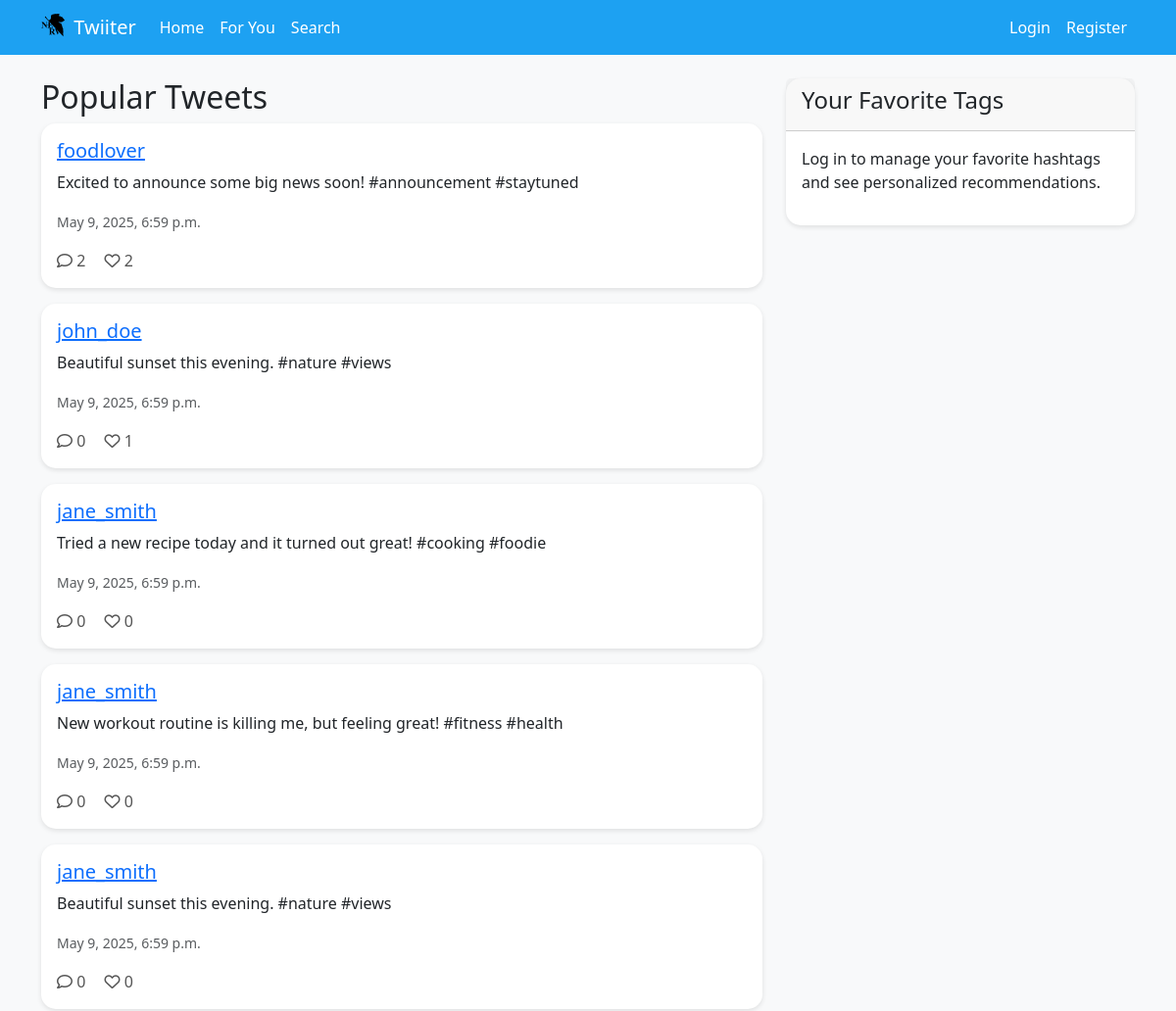
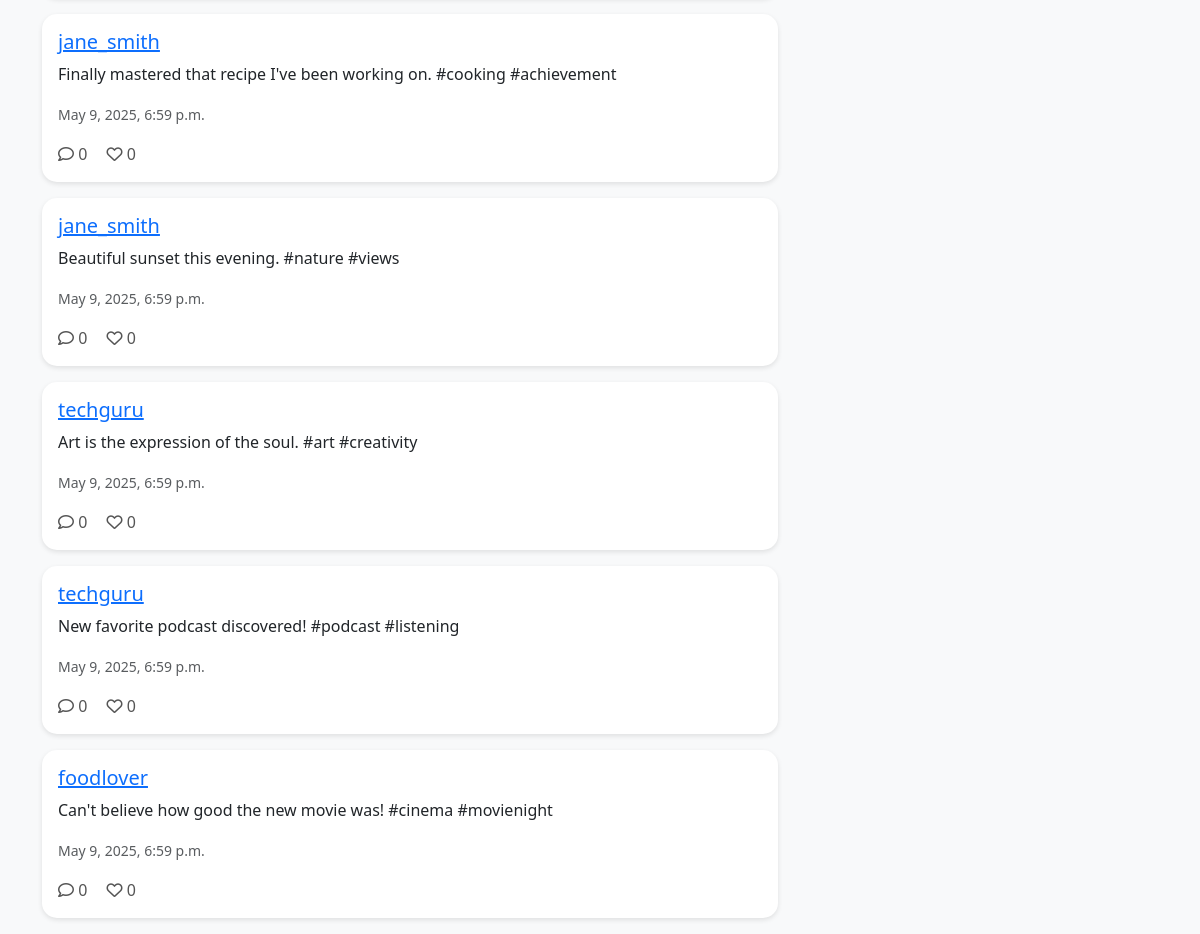
The app's page /for-you/ with its own data (2 pictures, top to bottom).
### twiiter/models.py (models this page shows, shortened)
class Tweet(models.Model):
    content = models.CharField(max_length=280)
    created_at = models.DateTimeField(auto_now_add=True)
    author = models.ForeignKey(User, on_delete=models.CASCADE, related_name='tweets')
    image_url = models.CharField(max_length=255, blank=True, null=True)
    class Meta:
        ordering = ['-created_at']

### twiiter/views.py (the view, shortened to what this page needs)
# urls.py: path('for-you/', views.for_you, name='for_you'),
def for_you(request):
    popular_tweets = Tweet.objects.annotate(
        likes_count=models.Count('likes')
    ).order_by('-likes_count')[:10]
    recommended_tweets = []
    user_liked_tweets = []
    if request.user.is_authenticated:
        user_liked_tweets = Like.objects.filter(user=request.user).values_list('tweet_id', flat=True)
    return render(request, 'twiiter/for_you.html', {
        'popular_tweets': popular_tweets,
        'recommended_tweets': recommended_tweets,
        'user_liked_tweets': user_liked_tweets
    })

### twiiter/templates/twiiter/for_you.html (shortened to what this page needs)
{% extends 'twiiter/base.html' %}
{% block content %}
<div class="row">
    <div class="col-md-8">
        <h2>Popular Tweets</h2>
        {% if popular_tweets %}
            {% for tweet in popular_tweets %}
                <div class="card mb-3">
                    <div class="card-body">
                        <a href="{% url 'twiiter:tweet_detail' tweet.id %}" class="tweet-link text-decoration-none text-dark">
                            <h5 class="card-title">
                                <a href="{% url 'twiiter:profile' tweet.author.username %}">
                                    {{ tweet.author.username }}
                                </a>
                            </h5>
                            <p class="card-text">{{ tweet.content }}</p>
                            <small class="text-muted">{{ tweet.created_at }}</small>
                        </a>
                        <div class="tweet-actions mt-3">
                            <a href="{% url 'twiiter:tweet_detail' tweet.id %}">
                                <i class="far fa-comment"></i> {{ tweet.comments.count }}
                            </a>
                            <a href="{% url 'twiiter:like_toggle' tweet.id %}" class="like-button {% if tweet.id in user_liked_tweets %}liked{% endif %}">
                                <i class="{% if tweet.id in user_liked_tweets %}fas{% else %}far{% endif %} fa-heart"></i>
                                <span class="like-count">{{ tweet.likes.count }}</span>
                            </a>
                        </div>
                    </div>
                </div>
            {% endfor %}
        {% else %}
            <p>No popular tweets yet.</p>
        {% endif %}
    </div>
    <div class="col-md-4">
        <div class="card">
            <div class="card-header">
                <h4>Your Favorite Tags</h4>
            </div>
            <div class="card-body">
                {% if user.is_authenticated %}
                    {% if user.favorite_tags.all %}
                        <div class="list-group">
                            {% for tag in user.favorite_tags.all %}
                                <div class="list-group-item d-flex justify-content-between align-items-center">
                                    <a href="{% url 'twiiter:hashtag' tag.hashtag.name %}">#{{ tag.hashtag.name }}</a>
                                    <a href="{% url 'twiiter:remove_favorite_tag' tag.hashtag.id %}" class="btn btn-sm btn-outline-danger">
                                        <i class="fas fa-times"></i>
                                    </a>
                                </div>
                            {% endfor %}
                        </div>
                    {% else %}
                        <p>You haven't added any favorite hashtags yet.</p>
                        <a href="{% url 'twiiter:favorite_tags' user.username %}" class="btn btn-primary mt-2">Manage Favorite Tags</a>
                    {% endif %}
                {% else %}
                    <p>Log in to manage your favorite hashtags and see personalized recommendations.</p>
                {% endif %}
            </div>
        </div>
    </div>
</div>
{% endblock %}

### twiiter/templates/twiiter/base.html (style rules this page uses)
body { background-color: #f8f9fa; }
.card { margin-bottom: 20px; border-radius: 15px; border: none; box-shadow: 0 2px 5px rgba(0,0,0,0.1); }
.tweet-actions a { color: #555; text-decoration: none; margin-right: 15px; }

### records on screen
Tweet: author.username "foodlover", content "Excited to announce some big news soon! #announcement #staytuned", created_at "May 9, 2025, 6:59 p.m.", comments.count "2", likes.count "2"
Tweet: author.username "john_doe", content "Beautiful sunset this evening. #nature #views", created_at "May 9, 2025, 6:59 p.m.", comments.count "0", likes.count "1"
Tweet: author.username "jane_smith", content "Tried a new recipe today and it turned out great! #cooking #foodie", created_at "May 9, 2025, 6:59 p.m.", comments.count "0", likes.count "0"
Tweet: author.username "jane_smith", content "New workout routine is killing me, but feeling great! #fitness #health", created_at "May 9, 2025, 6:59 p.m.", comments.count "0", likes.count "0"
Tweet: author.username "jane_smith", content "Beautiful sunset this evening. #nature #views", created_at "May 9, 2025, 6:59 p.m.", comments.count "0", likes.count "0"
Tweet: author.username "jane_smith", content "Finally mastered that recipe I've been working on. #cooking #achievement", created_at "May 9, 2025, 6:59 p.m.", comments.count "0", likes.count "0"
Tweet: author.username "jane_smith", content "Beautiful sunset this evening. #nature #views", created_at "May 9, 2025, 6:59 p.m.", comments.count "0", likes.count "0"
Tweet: author.username "techguru", content "Art is the expression of the soul. #art #creativity", created_at "May 9, 2025, 6:59 p.m.", comments.count "0", likes.count "0"
Tweet: author.username "techguru", content "New favorite podcast discovered! #podcast #listening", created_at "May 9, 2025, 6:59 p.m.", comments.count "0", likes.count "0"
Tweet: author.username "foodlover", content "Can't believe how good the new movie was! #cinema #movienight", created_at "May 9, 2025, 6:59 p.m.", comments.count "0", likes.count "0"
